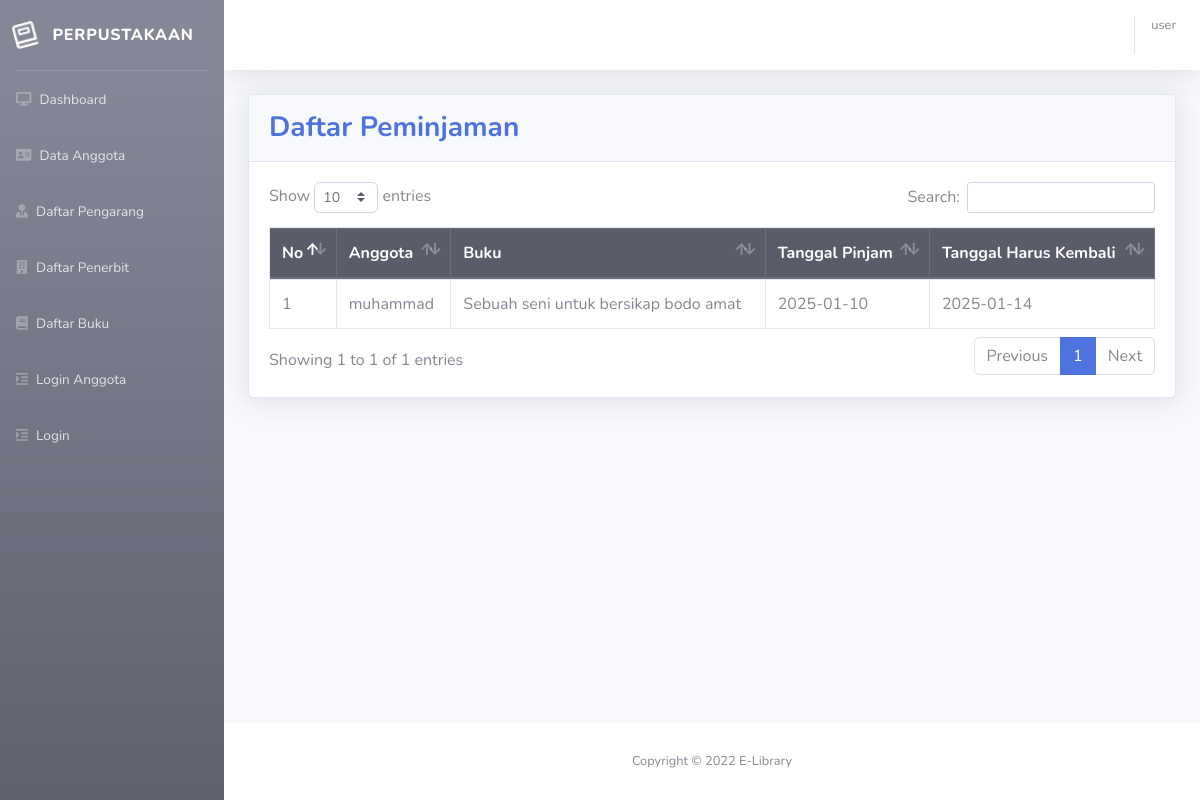
/pinjam.php, run on the app's committed database.
### tables this page shows
CREATE TABLE `pinjam` (
  `id` int NOT NULL,
  `idagt` varchar(10) NOT NULL,
  `kdbuku` varchar(10) NOT NULL,
  `tglp` date NOT NULL,
  `tglhk` date NOT NULL
);

CREATE TABLE `anggota` (
  `id` int NOT NULL,
  `idagt` varchar(10) NOT NULL,
  `nama` varchar(40) NOT NULL,
  `password` varchar(40) NOT NULL,
  `t4lahir` varchar(40) NOT NULL,
  `tglhr` date NOT NULL,
  `jkel` varchar(11) NOT NULL,
  `alamat` varchar(40) NOT NULL
);

CREATE TABLE `buku` (
  `id` int NOT NULL,
  `kdbuku` varchar(15) NOT NULL,
  `judul` varchar(100) NOT NULL,
  `tahun` varchar(4) NOT NULL,
  `jumlah` int NOT NULL,
  `idpeng` int NOT NULL,
  `idpen` int NOT NULL
);

### pinjam.php (the view, shortened to what this page needs)
<?php
include 'header.php';
?>
<div class="container-fluid">
    <div class="card shadow mb-4">
        <div class="card-header py-3">
            <h3 class="m-0 font-weight-bold text-primary">
                Daftar Peminjaman
            </h3>
        </div>
        <div class="card-body">
            <div class="table-responsive">
                <table class="table table-bordered" id="dataTable" width="100%" cellspacing="0">
                <thead class="thead-dark">
                        <tr>
                            <th>No</th>
                            <th>Anggota</th>
                            <th>Buku</th>
                            <th>Tanggal Pinjam</th>
                            <th>Tanggal Harus Kembali</th>
                        </tr>
                    </thead>
                    <tbody>
                        <?php $no = 1;
                        $row = mysqli_query($conn,"SELECT a.id, a.tglp, a.tglhk, b.nama, c.judul FROM pinjam a, anggota b, buku c WHERE a.idagt=b.idagt AND a.kdbuku=c.kdbuku ");
                        while ($data = mysqli_fetch_assoc($row)) : ?>
                        <tr >
                            <td><?= $no; ?></td>
                            <td><?= $data["nama"]; ?></td>
                            <td><?= $data["judul"]; ?></td>
                            <td><?= $data["tglp"]; ?></td>
                            <td><?= $data["tglhk"]; ?></td>
                        </tr>
                        <?php $no++; ?>
                        <?php endwhile; ?>
                    </tbody>
                </table>
            </div>
        </div>
    </div>
</div>
</div>
<?php include 'footer.php'; ?>

### data on the page
pinjam: anggota.nama "muhammad", buku.judul "Sebuah seni untuk bersikap bodo amat", tglp "2025-01-10", tglhk "2025-01-14"

### other printed values
$nama "user"
